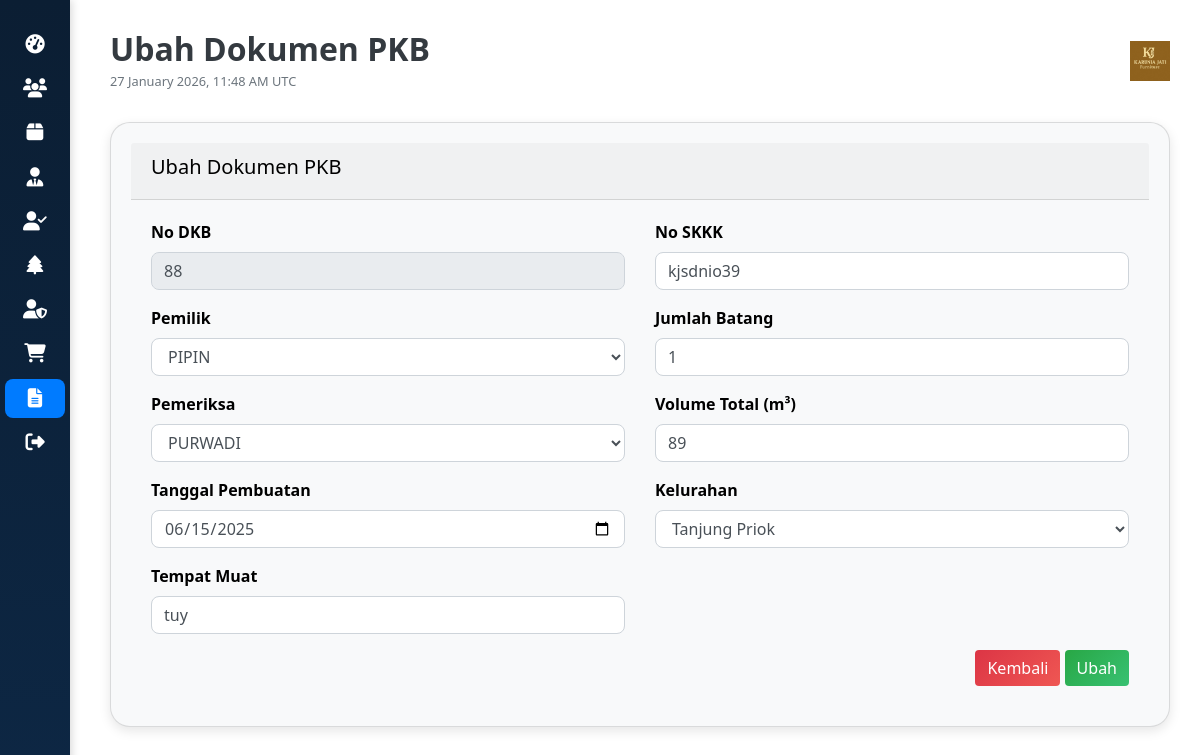
Screenshot of /dokumenpkb/dokumenpkb-ubah.php?no_dkb=88 with the database file from the repository.
### tables this page shows
CREATE TABLE `dokumenpkb` (
  `no_dkb` varchar(20) NOT NULL,
  `id_pemilik` varchar(20) DEFAULT NULL,
  `id_pemeriksa` varchar(20) DEFAULT NULL,
  `tanggal_pembuatan` date DEFAULT NULL,
  `tempat_muat` varchar(100) DEFAULT NULL,
  `no_skkk` varchar(50) DEFAULT NULL,
  `jumlah_batang` int(11) DEFAULT NULL,
  `volume_total` varchar(10) DEFAULT NULL,
  `id_kelurahan` int(11) DEFAULT NULL
);

CREATE TABLE `pemilik` (
  `id_pemilik` varchar(20) NOT NULL,
  `nama_pemilik` varchar(100) DEFAULT NULL,
  `alamat_pemilik` text DEFAULT NULL,
  `id_kelurahan` int(11) DEFAULT NULL
);

CREATE TABLE `pemeriksa` (
  `id_pemeriksa` varchar(20) NOT NULL,
  `nama_pemeriksa` varchar(100) DEFAULT NULL,
  `no_registrasi` varchar(50) DEFAULT NULL,
  `instansi` varchar(100) DEFAULT NULL
);

CREATE TABLE `kelurahan` (
  `id_kelurahan` int(11) NOT NULL,
  `nama_kelurahan` varchar(100) DEFAULT NULL,
  `id_kecamatan` int(11) DEFAULT NULL
);

### dokumenpkb/dokumenpkb-ubah.php (the view, shortened to what this page needs)
<?php
include '../koneksi.php';
$no_dkb_get = isset($_GET['no_dkb']) ? mysqli_real_escape_string($conn, $_GET['no_dkb']) : '';
$stmt = $conn->prepare("SELECT * FROM dokumenpkb WHERE no_dkb = ?");
$stmt->bind_param("s", $no_dkb_get);
$stmt->execute();
$result = $stmt->get_result();
$data = $result->fetch_assoc();
$pemilik_result = mysqli_query($conn, "SELECT id_pemilik, nama_pemilik FROM pemilik");
$pemeriksa_result = mysqli_query($conn, "SELECT id_pemeriksa, nama_pemeriksa FROM pemeriksa");
$kelurahan_result = mysqli_query($conn, "SELECT id_kelurahan, nama_kelurahan FROM kelurahan");
?>
<!DOCTYPE html>
<html lang="en">
<head>
  <link rel="stylesheet" href="https://stackpath.bootstrapcdn.com/bootstrap/4.5.2/css/bootstrap.min.css">
  <link rel="stylesheet" href="https://cdnjs.cloudflare.com/ajax/libs/font-awesome/6.5.1/css/all.min.css">
  <link rel="stylesheet" href="https://cdn.jsdelivr.net/npm/sweetalert2@11.1.9/dist/sweetalert2.min.css">
</head>
<body>
  <div class="sidebar">
    <a href="../home.php"><i class="fas fa-tachometer-alt"></i></a>
    <a href="../customer/customer-lihat.php"><i class="fas fa-users"></i></a>
    <a href="../barang/barang-lihat.php"><i class="fas fa-box"></i></a>
    <a href="../pegawai/pegawai-lihat.php"><i class="fas fa-user-tie"></i></a>
    <a href="../pemeriksa/pemeriksa-lihat.php"><i class="fas fa-user-check"></i></a>
    <a href="../jenis_hasil_hutan/jenis_hasil_hutan-lihat.php"><i class="fas fa-tree"></i></a>
    <a href="../pemilik/pemilik-lihat.php"><i class="fas fa-user-shield"></i></a>
    <a href="../penjualan/penjualan-lihat.php"><i class="fas fa-shopping-cart"></i></a>
    <a href="../dokumenpkb/dokumenpkb-lihat.php" class="active"><i class="fas fa-file-alt"></i></a>
    <a href="../index.php" onclick="return confirm('Yakin keluar?')"><i class="fas fa-sign-out-alt"></i></a>
  </div>
  <div class="main">
    <div class="dashboard-header">
      <div>
        <h2 class="text-dark font-weight-bold mb-0">Ubah Dokumen PKB</h2>
        <small class="text-muted"><?php echo date('d F Y, H:i A T'); ?></small>
      </div>
      <img src="../images/kop.jpg" alt="Logo" height="40">
    </div>
    <div class="card">
      <div class="card-header">
        <h5>Ubah Dokumen PKB</h5>
      </div>
      <div class="card-body">
        <form action="" method="post">
          <div class="row">
            <div class="col-md-6">
              <div class="form-group">
                <label for="no_dkb">No DKB</label>
                <input type="text" name="no_dkb" id="no_dkb" class="form-control" value="<?php echo htmlspecialchars($data['no_dkb']); ?>" readonly>
              </div>
              <div class="form-group">
                <label for="id_pemilik">Pemilik</label>
                <select name="id_pemilik" id="id_pemilik" class="form-control" required>
                  <?php while ($pemilik = mysqli_fetch_assoc($pemilik_result)): ?>
                    <option value="<?php echo htmlspecialchars($pemilik['id_pemilik']); ?>" <?php echo ($data['id_pemilik'] == $pemilik['id_pemilik']) ? 'selected' : ''; ?>>
                      <?php echo htmlspecialchars($pemilik['nama_pemilik']); ?>
                    </option>
                  <?php endwhile; mysqli_data_seek($pemilik_result, 0); ?>
                </select>
              </div>
              <div class="form-group">
                <label for="id_pemeriksa">Pemeriksa</label>
                <select name="id_pemeriksa" id="id_pemeriksa" class="form-control" required>
                  <?php while ($pemeriksa = mysqli_fetch_assoc($pemeriksa_result)): ?>
                    <option value="<?php echo htmlspecialchars($pemeriksa['id_pemeriksa']); ?>" <?php echo ($data['id_pemeriksa'] == $pemeriksa['id_pemeriksa']) ? 'selected' : ''; ?>>
                      <?php echo htmlspecialchars($pemeriksa['nama_pemeriksa']); ?>
                    </option>
                  <?php endwhile; mysqli_data_seek($pemeriksa_result, 0); ?>
                </select>
              </div>
              <div class="form-group">
                <label for="tanggal_pembuatan">Tanggal Pembuatan</label>
                <input type="date" name="tanggal_pembuatan" id="tanggal_pembuatan" class="form-control" value="<?php echo htmlspecialchars($data['tanggal_pembuatan']); ?>" required>
              </div>
              <div class="form-group">
                <label for="tempat_muat">Tempat Muat</label>
                <input type="text" name="tempat_muat" id="tempat_muat" class="form-control" value="<?php echo htmlspecialchars($data['tempat_muat']); ?>" placeholder="Masukkan Tempat Muat" required>
              </div>
            </div>
            <div class="col-md-6">
              <div class="form-group">
                <label for="no_skkk">No SKKK</label>
                <input type="text" name="no_skkk" id="no_skkk" class="form-control" value="<?php echo htmlspecialchars($data['no_skkk']); ?>" placeholder="Masukkan No SKKK" required>
              </div>
              <div class="form-group">
                <label for="jumlah_batang">Jumlah Batang</label>
                <input type="number" name="jumlah_batang" id="jumlah_batang" class="form-control" value="<?php echo htmlspecialchars($data['jumlah_batang']); ?>" placeholder="Masukkan Jumlah Batang" min="0" required>
              </div>
              <div class="form-group">
                <label for="volume_total">Volume Total (m³)</label>
                <input type="number" name="volume_total" id="volume_total" class="form-control" value="<?php echo htmlspecialchars($data['volume_total']); ?>" placeholder="Masukkan Volume Total" min="0" step="0.01" required>
              </div>
              <div class="form-group">
                <label for="id_kelurahan">Kelurahan</label>
                <select name="id_kelurahan" id="id_kelurahan" class="form-control" required>
                  <?php while ($kelurahan = mysqli_fetch_assoc($kelurahan_result)): ?>
                    <option value="<?php echo htmlspecialchars($kelurahan['id_kelurahan']); ?>" <?php echo ($data['id_kelurahan'] == $kelurahan['id_kelurahan']) ? 'selected' : ''; ?>>
                      <?php echo htmlspecialchars($kelurahan['nama_kelurahan']); ?>
                    </option>
                  <?php endwhile; mysqli_data_seek($kelurahan_result, 0); ?>
                </select>
              </div>
            </div>
          </div>
          <div class="text-right">
            <a href="dokumenpkb-lihat.php" class="btn btn-danger">Kembali</a>
            <button type="submit" name="proses" class="btn btn-success">Ubah</button>
          </div>
        </form>
      </div>
    </div>
  </div>
</body>
</html>

### dokumenpkb/dokumenpkb-ubah.php (style rules this page uses)
body { background-color: #ffffff; font-family: 'Segoe UI', sans-serif; color: #000; margin: 0; overflow-x: hidden; }
.sidebar { height: 100vh; background: linear-gradient(180deg, #0b1e33, #0d2744); color: #fff; padding: 20px 5px; position: fixed; width: 70px; top: 0; left: 0; box-shadow: 2px 0 8px rgba(0, 0, 0, 0.15); transition: width 0.3s ease; z-index: 1000; }
.sidebar a { color: #fff; display: flex; justify-content: center; align-items: center; padding: 10px; margin: 5px 0; text-decoration: none; font-size: 1rem; border-radius: 8px; transition: background-color 0.3s ease; }
.sidebar a i { font-size: 1.2rem; }
.sidebar a.active { background-color: #007bff; font-weight: 600; }
.main { margin-left: 80px; padding: 30px; transition: margin-left 0.3s ease; }
.dashboard-header { display: flex; justify-content: space-between; align-items: center; margin-bottom: 30px; }
.btn-success { background: linear-gradient(135deg, #28a745, #38c172); border: none; }
.btn-danger { background: linear-gradient(135deg, #dc3545, #ef5753); border: none; }
.card { background-color: #f8f9fa; border-radius: 20px; padding: 20px; box-shadow: 0 4px 12px rgba(0, 0, 0, 0.1); }
.form-group label { font-weight: 600; }
.form-group select, .form-group input { border-radius: 8px; }

### rows the page displays
dokumenpkb: no_dkb "88", id_pemilik "PIPIN", id_pemeriksa "PURWADI", tanggal_pembuatan "06/15/2025", tempat_muat "tuy", no_skkk "kjsdnio39", jumlah_batang "1", volume_total "89", id_kelurahan "Tanjung Priok"
